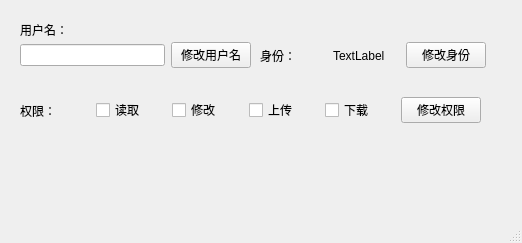
<?xml version="1.0" encoding="UTF-8"?>
<ui version="4.0">
 <class>MainWindow</class>
 <widget class="QMainWindow" name="MainWindow">
  <property name="geometry">
   <rect>
    <x>0</x>
    <y>0</y>
    <width>522</width>
    <height>243</height>
   </rect>
  </property>
  <property name="windowTitle">
   <string>MainWindow</string>
  </property>
  <widget class="QWidget" name="centralwidget">
   <widget class="QWidget" name="horizontalLayoutWidget">
    <property name="geometry">
     <rect>
      <x>260</x>
      <y>40</y>
      <width>226</width>
      <height>31</height>
     </rect>
    </property>
    <layout class="QHBoxLayout" name="horizontalLayout">
     <item>
      <widget class="QLabel" name="label_2">
       <property name="text">
        <string>身份：</string>
       </property>
      </widget>
     </item>
     <item>
      <widget class="QLabel" name="tlb_ID">
       <property name="text">
        <string>TextLabel</string>
       </property>
      </widget>
     </item>
     <item>
      <widget class="QPushButton" name="btn_changeID">
       <property name="text">
        <string>修改身份</string>
       </property>
      </widget>
     </item>
    </layout>
   </widget>
   <widget class="QWidget" name="horizontalLayoutWidget_3">
    <property name="geometry">
     <rect>
      <x>20</x>
      <y>30</y>
      <width>231</width>
      <height>51</height>
     </rect>
    </property>
    <layout class="QHBoxLayout" name="horizontalLayout_3">
     <item>
      <layout class="QVBoxLayout" name="verticalLayout">
       <item>
        <widget class="QLineEdit" name="let_username"/>
       </item>
      </layout>
     </item>
     <item>
      <widget class="QPushButton" name="btn_changuUsername">
       <property name="text">
        <string>修改用户名</string>
       </property>
      </widget>
     </item>
    </layout>
   </widget>
   <widget class="QWidget" name="horizontalLayoutWidget_2">
    <property name="geometry">
     <rect>
      <x>20</x>
      <y>90</y>
      <width>461</width>
      <height>41</height>
     </rect>
    </property>
    <layout class="QHBoxLayout" name="horizontalLayout_2">
     <item>
      <widget class="QLabel" name="label_4">
       <property name="text">
        <string>权限：</string>
       </property>
      </widget>
     </item>
     <item>
      <widget class="QCheckBox" name="cbx_read">
       <property name="text">
        <string>读取</string>
       </property>
      </widget>
     </item>
     <item>
      <widget class="QCheckBox" name="cbx_alter">
       <property name="text">
        <string>修改</string>
       </property>
      </widget>
     </item>
     <item>
      <widget class="QCheckBox" name="cbx_upload">
       <property name="text">
        <string>上传</string>
       </property>
      </widget>
     </item>
     <item>
      <widget class="QCheckBox" name="cbx_download">
       <property name="text">
        <string>下载</string>
       </property>
      </widget>
     </item>
     <item>
      <widget class="QPushButton" name="btn_changeJurisdiction">
       <property name="text">
        <string>修改权限</string>
       </property>
      </widget>
     </item>
    </layout>
   </widget>
   <widget class="QLabel" name="label">
    <property name="geometry">
     <rect>
      <x>20</x>
      <y>20</y>
      <width>127</width>
      <height>19</height>
     </rect>
    </property>
    <property name="text">
     <string>用户名：</string>
    </property>
   </widget>
  </widget>
  <widget class="QStatusBar" name="statusbar"/>
 </widget>
 <resources/>
 <connections/>
</ui>
